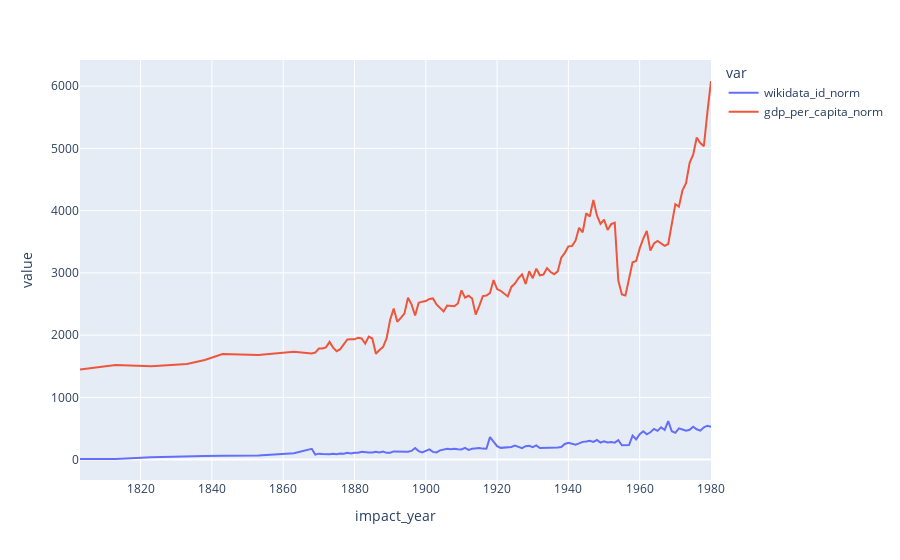

The cell this chart's notebook holds for it:
### Code cell
final_fig = df_final['df_fig'].iloc[0]
px.line(final_fig, x = 'impact_year', y = 'value', color = 'var')
